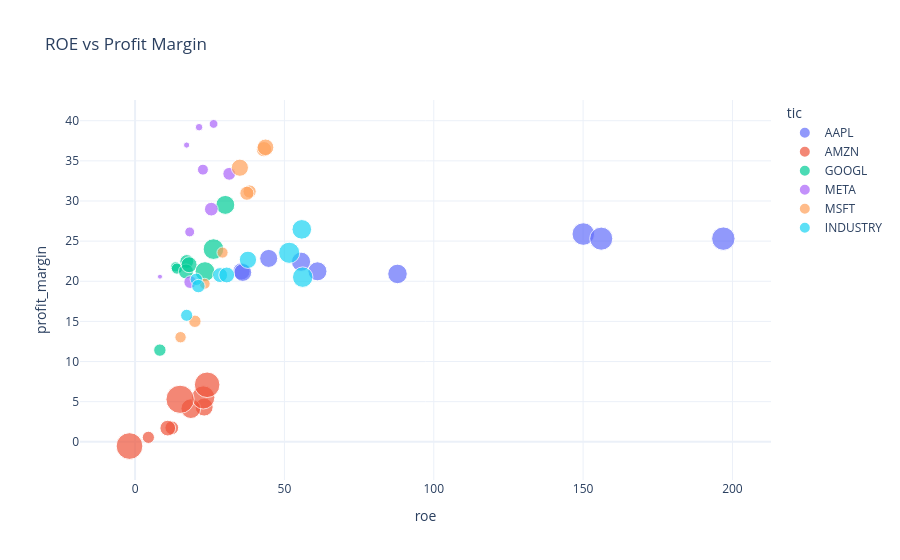

Here is the notebook cell this chart was saved with:
### Markdown cell above
# Step 10: Visualization 3 - ROE vs Profit Margin Scatter Plot

### Code cell
# Plot 3: ROE vs Profit Margin Scatter
fig = px.scatter(final_df, x='roe', y='profit_margin',
                 color='tic', size='revt',
                 template='plotly_white',
                 title='ROE vs Profit Margin')
fig.show()

### Figure 1 — Plotly figure (JSON) as saved in the notebook; plotly's stock layout.template omitted (floating-point values rounded to 4 significant figures)
{"data": [{"hovertemplate": "tic=AAPL<br>roe=%{x}<br>profit_margin=%{y}<br>revt=%{marker.size}<extra></extra>", "legendgroup": "AAPL", "marker": {"color": "#636efa", "size": [233700.0, 215100.0, 229200.0, 265400.0, 260200.0, 274500.0, 365800.0, 394300.0, 383300.0], "sizemode": "area", "sizeref": 1437.0, "symbol": "circle"}, "mode": "markers", "name": "AAPL", "orientation": "v", "showlegend": true, "type": "scatter", "x": [44.74, 35.62, 36.07, 55.56, 61.06, 87.87, 150.1, 197.0, 156.1], "xaxis": "x", "y": [22.85, 21.24, 21.09, 22.43, 21.24, 20.91, 25.88, 25.31, 25.31], "yaxis": "y"}, {"hovertemplate": "tic=AMZN<br>roe=%{x}<br>profit_margin=%{y}<br>revt=%{marker.size}<extra></extra>", "legendgroup": "AMZN", "marker": {"color": "#EF553B", "size": [107000.0, 136000.0, 177900.0, 232900.0, 280500.0, 386100.0, 469800.0, 514000.0, 574800.0], "sizemode": "area", "sizeref": 1437.0, "symbol": "circle"}, "mode": "markers", "name": "AMZN", "orientation": "v", "showlegend": true, "type": "scatter", "x": [4.453, 12.29, 10.95, 23.13, 18.67, 22.84, 24.13, -1.864, 15.07], "xaxis": "x", "y": [0.557, 1.744, 1.705, 4.325, 4.131, 5.525, 7.101, -0.5296, 5.293], "yaxis": "y"}, {"hovertemplate": "tic=GOOGL<br>roe=%{x}<br>profit_margin=%{y}<br>revt=%{marker.size}<extra></extra>", "legendgroup": "GOOGL", "marker": {"color": "#00cc96", "size": [74990.0, 90270.0, 110900.0, 136800.0, 161900.0, 182500.0, 257600.0, 282800.0, 307400.0], "sizemode": "area", "sizeref": 1437.0, "symbol": "circle"}, "mode": "markers", "name": "GOOGL", "orientation": "v", "showlegend": true, "type": "scatter", "x": [13.59, 14.01, 8.303, 17.3, 17.05, 18.09, 30.22, 23.41, 26.25], "xaxis": "x", "y": [21.8, 21.58, 11.42, 22.46, 21.22, 22.06, 29.51, 21.2, 24.01], "yaxis": "y"}, {"hovertemplate": "tic=META<br>roe=%{x}<br>profit_margin=%{y}<br>revt=%{marker.size}<extra></extra>", "legendgroup": "META", "marker": {"color": "#ab63fa", "size": [17930.0, 27640.0, 40650.0, 55840.0, 70700.0, 85960.0, 117900.0, 116600.0, 134900.0], "sizemode": "area", "sizeref": 1437.0, "symbol": "circle"}, "mode": "markers", "name": "META", "orientation": "v", "showlegend": true, "type": "scatter", "x": [8.34, 17.26, 21.43, 26.28, 18.29, 22.72, 31.53, 18.45, 25.53], "xaxis": "x", "y": [20.57, 36.97, 39.2, 39.6, 26.15, 33.9, 33.38, 19.9, 28.98], "yaxis": "y"}, {"hovertemplate": "tic=MSFT<br>roe=%{x}<br>profit_margin=%{y}<br>revt=%{marker.size}<extra></extra>", "legendgroup": "MSFT", "marker": {"color": "#FFA15A", "size": [93580.0, 85320.0, 89950.0, 110400.0, 125800.0, 143000.0, 168100.0, 198300.0, 211900.0], "sizemode": "area", "sizeref": 1437.0, "symbol": "circle"}, "mode": "markers", "name": "MSFT", "orientation": "v", "showlegend": true, "type": "scatter", "x": [15.23, 23.33, 29.29, 20.03, 38.35, 37.43, 43.15, 43.68, 35.09], "xaxis": "x", "y": [13.03, 19.69, 23.57, 15.02, 31.18, 30.96, 36.45, 36.69, 34.15], "yaxis": "y"}, {"hovertemplate": "tic=INDUSTRY<br>roe=%{x}<br>profit_margin=%{y}<br>revt=%{marker.size}<extra></extra>", "legendgroup": "INDUSTRY", "marker": {"color": "#19d3f3", "size": [105400.0, 110900.0, 129700.0, 160300.0, 179800.0, 214400.0, 275900.0, 301200.0, 322500.0], "sizemode": "area", "sizeref": 1437.0, "symbol": "circle"}, "mode": "markers", "name": "INDUSTRY", "orientation": "v", "showlegend": true, "type": "scatter", "x": [17.27, 20.5, 21.21, 28.46, 30.68, 37.79, 55.82, 56.13, 51.6], "xaxis": "x", "y": [15.76, 20.24, 19.4, 20.77, 20.78, 22.67, 26.47, 20.51, 23.55], "yaxis": "y"}], "layout": {"legend": {"itemsizing": "constant", "title": {"text": "tic"}, "tracegroupgap": 0}, "title": {"text": "ROE vs Profit Margin"}, "xaxis": {"anchor": "y", "domain": [0, 1], "title": {"text": "roe"}}, "yaxis": {"anchor": "x", "domain": [0, 1], "title": {"text": "profit_margin"}}}}
